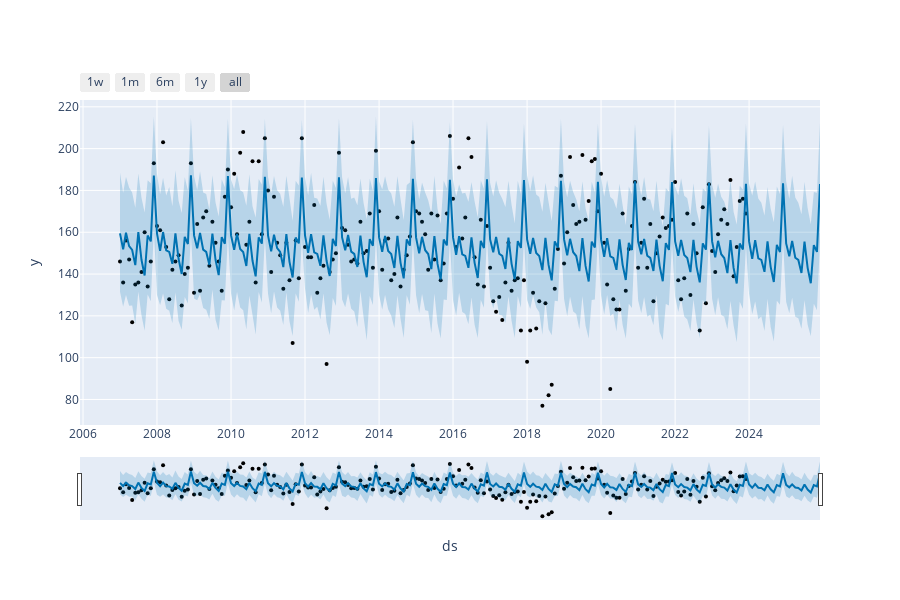

Source (notebook cell):
### Code cell
from prophet.plot import plot_plotly, plot_components_plotly

plot_plotly(m, forecast)

### Figure 1 — Plotly figure (JSON) as saved in the notebook; plotly's stock layout.template omitted (floating-point values rounded to 4 significant figures; data arrays with more than 128 entries replaced by an {"elided": "..."} marker saying what was removed)
{"data": [{"marker": {"color": "black", "size": 4}, "mode": "markers", "name": "Actual", "type": "scatter", "x": {"elided": "204 str values"}, "y": {"elided": "204 int values"}}, {"hoverinfo": "skip", "line": {"width": 0}, "mode": "lines", "type": "scatter", "x": {"elided": "228 str values"}, "y": {"elided": "228 float values"}}, {"fill": "tonexty", "fillcolor": "rgba(0, 114, 178, 0.2)", "line": {"color": "#0072B2", "width": 2}, "mode": "lines", "name": "Predicted", "type": "scatter", "x": {"elided": "228 str values"}, "y": {"elided": "228 float values"}}, {"fill": "tonexty", "fillcolor": "rgba(0, 114, 178, 0.2)", "hoverinfo": "skip", "line": {"width": 0}, "mode": "lines", "type": "scatter", "x": {"elided": "228 str values"}, "y": {"elided": "228 float values"}}], "layout": {"height": 600, "showlegend": false, "width": 900, "xaxis": {"rangeselector": {"buttons": [{"count": 7, "label": "1w", "step": "day", "stepmode": "backward"}, {"count": 1, "label": "1m", "step": "month", "stepmode": "backward"}, {"count": 6, "label": "6m", "step": "month", "stepmode": "backward"}, {"count": 1, "label": "1y", "step": "year", "stepmode": "backward"}, {"step": "all"}]}, "rangeslider": {"visible": true}, "title": {"text": "ds"}, "type": "date"}, "yaxis": {"title": {"text": "y"}}}}
